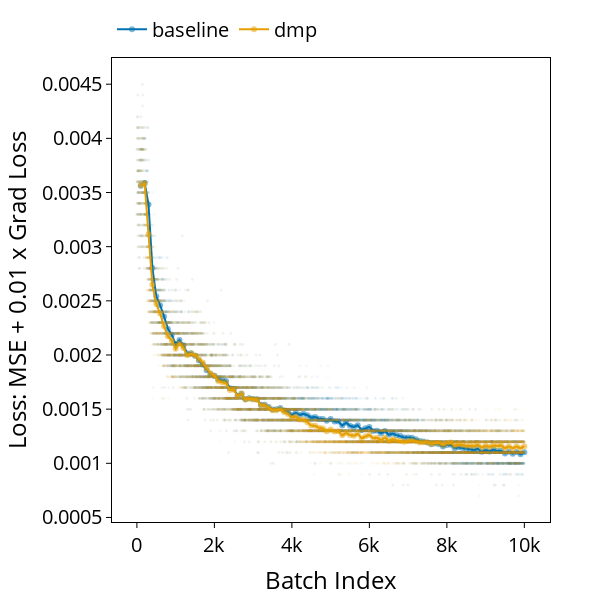
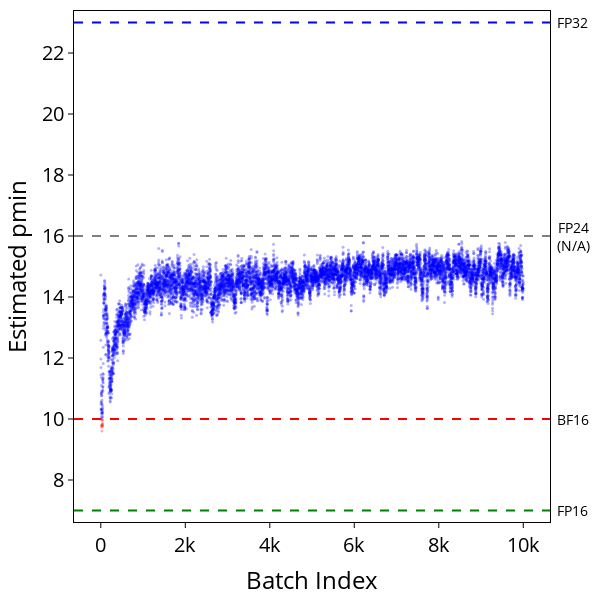

Here is the notebook cell these charts were saved with, in order:
### Code cell
y1, y1_avg, xaxis = get_loss_values(
    Path("logs", "voxelmorph", "voxelmorph_train_3d_default.log")
)
y2, y2_avg, _ = get_loss_values(
    Path("logs", "voxelmorph", "voxelmorph_train_3d_dmp.log")
)
plot_loss(
    [
        {
            "values": y1,
            "avg": y1_avg,
            "label": "baseline",
            "color": LOSS_COLOR.BASELINE.value,
        },
        {
            "values": y2,
            "avg": y2_avg,
            "label": "dmp",
            "color": LOSS_COLOR.DMP.value,
        },
    ],
    fout_stem=figures / "vm3d_loss",
    xaxis=xaxis,
)

plot_pmin(
    "PMIN moving avg:",
    log_file=Path("logs", "voxelmorph", "voxelmorph_train_3d_dmp.log"),
    fout_stem=figures.joinpath(f"vm3d_pmin_moving_avg"),
)

### Figure 1 — Plotly figure (JSON) as saved in the notebook; plotly's stock layout.template omitted (floating-point values rounded to 4 significant figures; data arrays with more than 128 entries replaced by an {"elided": "..."} marker saying what was removed)
{"data": [{"legendgroup": "baseline", "marker": {"color": "#0072B2", "opacity": 0.05, "size": 3}, "mode": "markers", "showlegend": false, "type": "scatter", "y": {"elided": "10000 float values"}}, {"legendgroup": "baseline", "marker": {"color": "#0072B2", "opacity": 0.5, "size": 6}, "mode": "lines+markers", "name": "baseline", "type": "scatter", "x": [100, 200, 300, 400, 500, 600, 700, 800, 900, 1000, 1100, 1200, 1300, 1400, 1500, 1600, 1700, 1800, 1900, 2000, 2100, 2200, 2300, 2400, 2500, 2600, 2700, 2800, 2900, 3000, 3100, 3200, 3300, 3400, 3500, 3600, 3700, 3800, 3900, 4000, 4100, 4200, 4300, 4400, 4500, 4600, 4700, 4800, 4900, 5000, 5100, 5200, 5300, 5400, 5500, 5600, 5700, 5800, 5900, 6000, 6100, 6200, 6300, 6400, 6500, 6600, 6700, 6800, 6900, 7000, 7100, 7200, 7300, 7400, 7500, 7600, 7700, 7800, 7900, 8000, 8100, 8200, 8300, 8400, 8500, 8600, 8700, 8800, 8900, 9000, 9100, 9200, 9300, 9400, 9500, 9600, 9700, 9800, 9900, 10000], "y": [0.003563, 0.003589, 0.003389, 0.002803, 0.002542, 0.002459, 0.002356, 0.002241, 0.002188, 0.002101, 0.002138, 0.002089, 0.002013, 0.002017, 0.001994, 0.001949, 0.001913, 0.001858, 0.001822, 0.001808, 0.001773, 0.001766, 0.001761, 0.001692, 0.001689, 0.001624, 0.001643, 0.001591, 0.0016, 0.001593, 0.001591, 0.001541, 0.001541, 0.00152, 0.001497, 0.001498, 0.00151, 0.001487, 0.001475, 0.001445, 0.001466, 0.001447, 0.001458, 0.001444, 0.001422, 0.001428, 0.001412, 0.00141, 0.001392, 0.001408, 0.001386, 0.001386, 0.001348, 0.001375, 0.001346, 0.001335, 0.001352, 0.001307, 0.001323, 0.001336, 0.001298, 0.0013, 0.001276, 0.001298, 0.001263, 0.001275, 0.00126, 0.001251, 0.001238, 0.001239, 0.001237, 0.001223, 0.001207, 0.001202, 0.001192, 0.001176, 0.001182, 0.001177, 0.001155, 0.00117, 0.001172, 0.001139, 0.001148, 0.001141, 0.00113, 0.00113, 0.001123, 0.001134, 0.001106, 0.001122, 0.00111, 0.001127, 0.001113, 0.001116, 0.001091, 0.001107, 0.001089, 0.001105, 0.001083, 0.001102]}, {"legendgroup": "dmp", "marker": {"color": "#E69F00", "opacity": 0.05, "size": 3}, "mode": "markers", "showlegend": false, "type": "scatter", "y": {"elided": "10000 float values"}}, {"legendgroup": "dmp", "marker": {"color": "#E69F00", "opacity": 0.5, "size": 6}, "mode": "lines+markers", "name": "dmp", "type": "scatter", "x": [100, 200, 300, 400, 500, 600, 700, 800, 900, 1000, 1100, 1200, 1300, 1400, 1500, 1600, 1700, 1800, 1900, 2000, 2100, 2200, 2300, 2400, 2500, 2600, 2700, 2800, 2900, 3000, 3100, 3200, 3300, 3400, 3500, 3600, 3700, 3800, 3900, 4000, 4100, 4200, 4300, 4400, 4500, 4600, 4700, 4800, 4900, 5000, 5100, 5200, 5300, 5400, 5500, 5600, 5700, 5800, 5900, 6000, 6100, 6200, 6300, 6400, 6500, 6600, 6700, 6800, 6900, 7000, 7100, 7200, 7300, 7400, 7500, 7600, 7700, 7800, 7900, 8000, 8100, 8200, 8300, 8400, 8500, 8600, 8700, 8800, 8900, 9000, 9100, 9200, 9300, 9400, 9500, 9600, 9700, 9800, 9900, 10000], "y": [0.003564, 0.003583, 0.003115, 0.002648, 0.00247, 0.002383, 0.002265, 0.002172, 0.002134, 0.002058, 0.002105, 0.002065, 0.001998, 0.002013, 0.001996, 0.001961, 0.001931, 0.001876, 0.001832, 0.001808, 0.001761, 0.001748, 0.001741, 0.001677, 0.00168, 0.00162, 0.001644, 0.001588, 0.001595, 0.001588, 0.001585, 0.001537, 0.001536, 0.001514, 0.001489, 0.001489, 0.0015, 0.001473, 0.001455, 0.001421, 0.001432, 0.001404, 0.001401, 0.001379, 0.001349, 0.001346, 0.001328, 0.001321, 0.001297, 0.001312, 0.001293, 0.001295, 0.001258, 0.00128, 0.001261, 0.001254, 0.001272, 0.001232, 0.001249, 0.001262, 0.001232, 0.001235, 0.001215, 0.001238, 0.001206, 0.001223, 0.001211, 0.001206, 0.001198, 0.001206, 0.00121, 0.001203, 0.001192, 0.001194, 0.001191, 0.001178, 0.001188, 0.001188, 0.001169, 0.001186, 0.001192, 0.001162, 0.001174, 0.00117, 0.001161, 0.001163, 0.001159, 0.001171, 0.001145, 0.001163, 0.001151, 0.001164, 0.001159, 0.001165, 0.001139, 0.001157, 0.001137, 0.001157, 0.001138, 0.001158]}], "layout": {"font": {"color": "black", "size": 20}, "height": 600, "legend": {"orientation": "h", "x": 0, "xanchor": "left", "y": 1.02, "yanchor": "bottom"}, "margin": {"b": 15, "l": 15, "r": 50, "t": 10}, "plot_bgcolor": "white", "width": 600, "xaxis": {"linecolor": "black", "linewidth": 1, "mirror": true, "showline": true, "tickcolor": "black", "ticks": "outside", "title": {"text": "Batch Index"}}, "yaxis": {"linecolor": "black", "linewidth": 1, "mirror": true, "showline": true, "tickcolor": "black", "ticks": "outside", "title": {"text": "Loss: MSE + 0.01 x Grad Loss"}}}}

### Figure 2 — Plotly figure (JSON) as saved in the notebook; plotly's stock layout.template omitted (floating-point values rounded to 4 significant figures; data arrays with more than 128 entries replaced by an {"elided": "..."} marker saying what was removed)
{"data": [{"marker": {"color": {"elided": "9999 str values"}, "opacity": 0.3, "size": 3}, "mode": "markers", "name": "pmin", "type": "scatter", "y": {"elided": "9999 float values"}}], "layout": {"annotations": [{"font": {"size": 14}, "showarrow": false, "text": "FP16", "x": 1.01, "xanchor": "left", "xref": "paper", "y": 7, "yanchor": "middle"}, {"font": {"size": 14}, "showarrow": false, "text": "BF16", "x": 1.01, "xanchor": "left", "xref": "paper", "y": 10, "yanchor": "middle"}, {"font": {"size": 14}, "showarrow": false, "text": "FP24<br>(N/A)", "x": 1.01, "xanchor": "left", "xref": "paper", "y": 16, "yanchor": "middle"}, {"font": {"size": 14}, "showarrow": false, "text": "FP32", "x": 1.01, "xanchor": "left", "xref": "paper", "y": 23, "yanchor": "middle"}], "font": {"color": "black", "size": 20}, "height": 600, "legend": {"orientation": "h", "x": 0, "xanchor": "left", "y": 1.02, "yanchor": "bottom"}, "margin": {"b": 15, "l": 15, "r": 50, "t": 10}, "plot_bgcolor": "white", "shapes": [{"line": {"color": "green", "dash": "dash"}, "type": "line", "x0": 0, "x1": 1, "xref": "x domain", "y0": 7, "y1": 7, "yref": "y"}, {"line": {"color": "red", "dash": "dash"}, "type": "line", "x0": 0, "x1": 1, "xref": "x domain", "y0": 10, "y1": 10, "yref": "y"}, {"line": {"color": "grey", "dash": "dash"}, "type": "line", "x0": 0, "x1": 1, "xref": "x domain", "y0": 16, "y1": 16, "yref": "y"}, {"line": {"color": "blue", "dash": "dash"}, "type": "line", "x0": 0, "x1": 1, "xref": "x domain", "y0": 23, "y1": 23, "yref": "y"}], "width": 600, "xaxis": {"linecolor": "black", "linewidth": 1, "mirror": true, "showline": true, "tickcolor": "black", "ticks": "outside", "title": {"text": "Batch Index"}}, "yaxis": {"linecolor": "black", "linewidth": 1, "mirror": true, "showline": true, "tickcolor": "black", "ticks": "outside", "title": {"text": "Estimated pmin"}}}}
